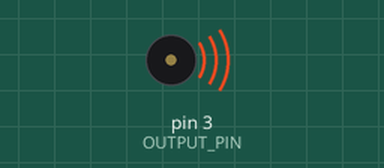
The sketch below on a simulated Arduino Uno, built with avr-gcc and run on an emulated ATmega328P. Shown: buzzer (waves = sounding).

Above: at 0.12 s.
At 2.2 s:
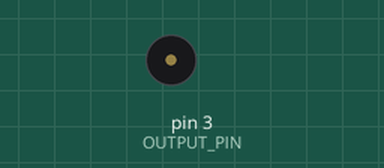
Timing chart, 0 to 3.0 s (numbered marks = the images above):
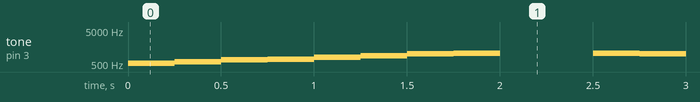

Measured:
- by itself, tone on pin 3 (OUTPUT_PIN): plays 523 Hz for 0.25 s, 587 Hz for 0.25 s, 659 Hz for 0.25 s, 698 Hz for 0.25 s, 783 Hz for 0.25 s, 880 Hz for 0.25 s … (416 notes in this stretch)

The sketch:

sound.ino
```cpp
// Test of making sound using PWM capable pin and a piezo.

const int OUTPUT_PIN = 3; // must be pwm capable

typedef uint32_t frequency_t;
typedef unsigned int note_number_t;

// A table of 1024 * 2^x * 440 for x in 1/12 increments from x=0 to x=11/12.
// These are used to convert MIDI numbers to frequencies. Since
//
//  f = 2^((note-69)/12) * 440 Hz
const frequency_t NOTE_TABLE[] = {
  450560, 477351, 505736, 535809, 567670, 601425, 637188, 675077, 715219,
  757748, 802806, 850544
};

inline frequency_t midi_to_frequency(note_number_t note) {
  int shift_note = (int)note - 69;
  frequency_t f = NOTE_TABLE[shift_note % 12];

  // Compute shift required taking into account shift by 10 built into
  // NOTE_TABLE.
  int freq_shift = shift_note/12 - 10;

  if(freq_shift < 0) {
    return f >> (-freq_shift);
  }

  return f << freq_shift;
}

void setup() {
  pinMode(OUTPUT_PIN, OUTPUT);
}

const note_number_t notes[] = {
  72, 74, 76, 77, 79, 81, 83, 84,
};

const int n_notes = sizeof(notes) / sizeof(notes[0]);

void loop() {
  for(int transpose=0; transpose<=12; ++transpose) {
    for(int i=0; i<n_notes; ++i) {
      tone(OUTPUT_PIN, midi_to_frequency(transpose + notes[i]));
      delay(60000 / 240);
    }
    noTone(OUTPUT_PIN);

    delay(500);

    for(int i=0; i<n_notes; ++i) {
      tone(OUTPUT_PIN, midi_to_frequency(transpose + notes[n_notes - i - 1]));
      delay(60000 / 240);
    }
    noTone(OUTPUT_PIN);

    delay(500);
  }
}
```
